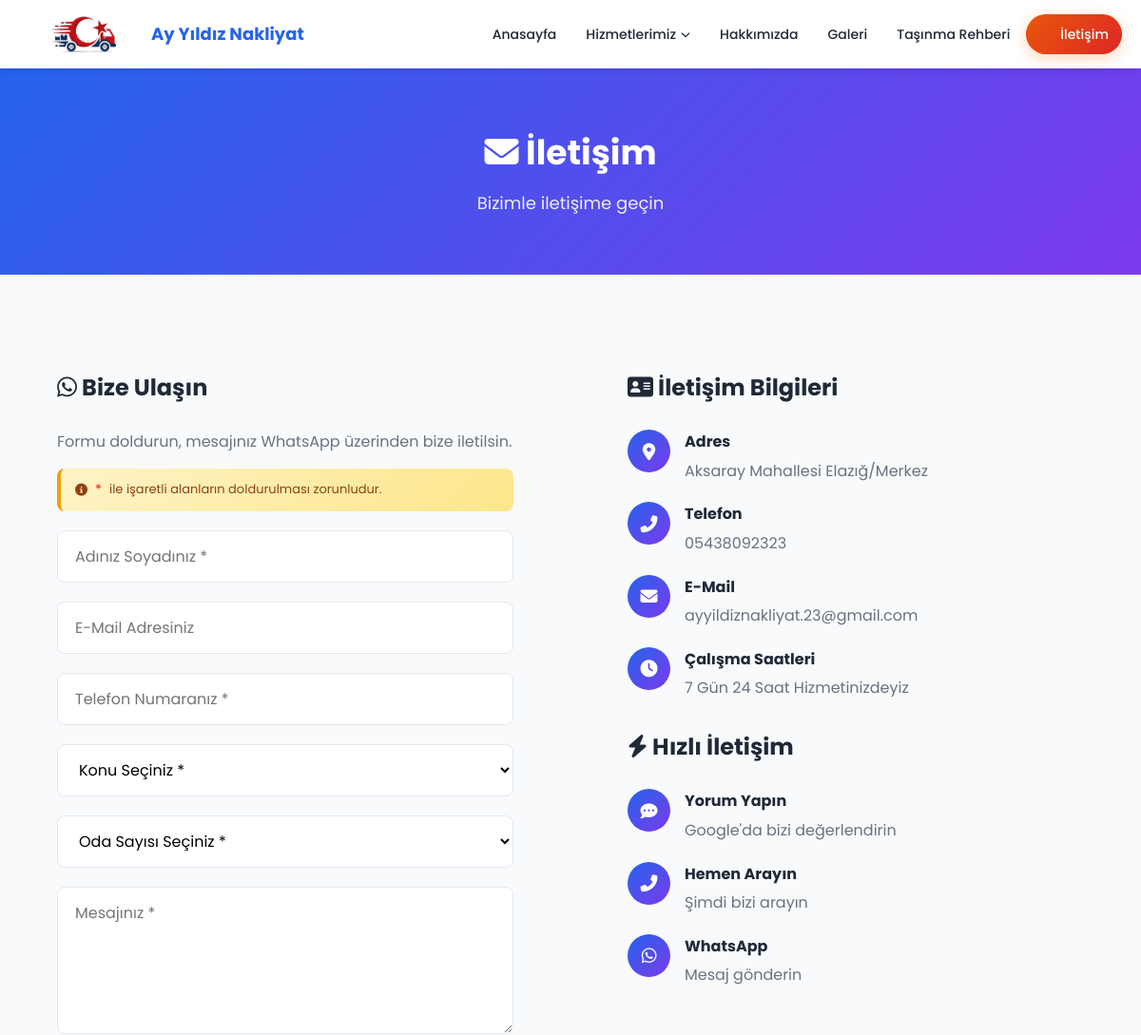
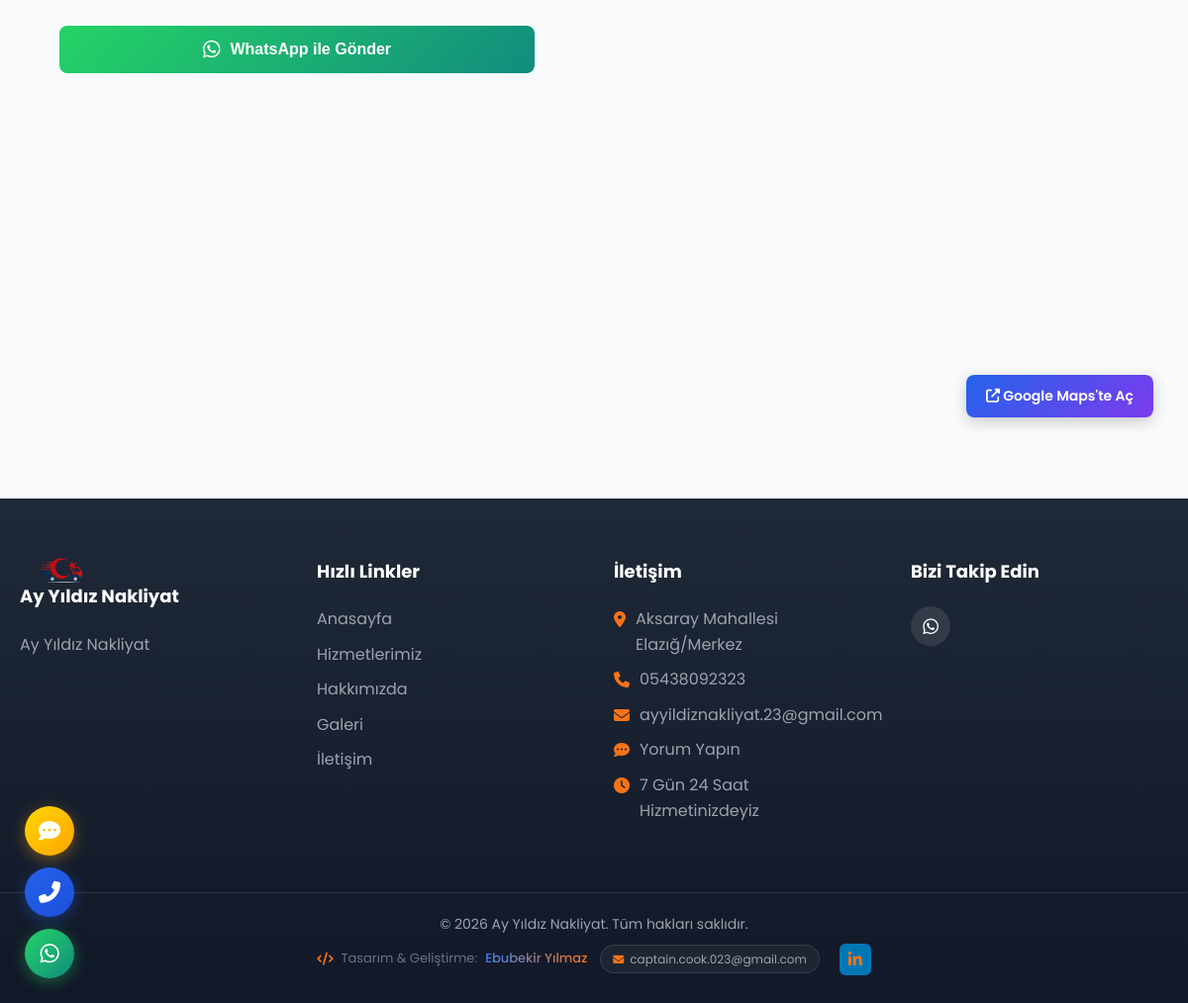
The page /iletisim/ on the database its author committed (2 pictures, top to bottom).
### core/models.py (models this page shows, shortened)
class AboutUs(models.Model):
    title = models.CharField(max_length=200, verbose_name="Başlık")
    short_content = models.TextField(verbose_name="Kısa İçerik (Anasayfa için)", max_length=500)
    full_content = models.TextField(verbose_name="Tam İçerik")
    image = models.ImageField(upload_to='about/', verbose_name="Resim", blank=True, null=True)
    logo = models.ImageField(upload_to='logo/', verbose_name="Logo", blank=True, null=True)
    company_name = models.CharField(max_length=200, verbose_name="Firma Adı", default="Nakliye Firması")
    phone = models.CharField(max_length=20, verbose_name="Telefon", blank=True)
    email = models.EmailField(verbose_name="E-Mail", blank=True)
    address = models.TextField(verbose_name="Adres", blank=True)
    working_hours = models.CharField(max_length=100, verbose_name="Çalışma Saatleri", blank=True)
    facebook = models.URLField(blank=True, verbose_name="Facebook")
    instagram = models.URLField(blank=True, verbose_name="Instagram")
    twitter = models.URLField(blank=True, verbose_name="Twitter")
    whatsapp = models.CharField(max_length=20, blank=True, verbose_name="WhatsApp")
    class Meta:
        verbose_name = "Hakkımızda"
        verbose_name_plural = "Hakkımızda"

### core/views.py (the view)
# urls.py: path('iletisim/', views.contact, name='contact'),
def contact(request):
    if request.method == 'POST':
        form = ContactForm(request.POST)
        if form.is_valid():
            contact_message = form.save()
            try:
                subject_display = dict(ContactMessage.SUBJECT_CHOICES).get(contact_message.subject, contact_message.subject)
                email_subject = f'Yeni İletişim Formu: {contact_message.name}'
                email_body = f"""Yeni bir iletişim formu dolduruldu:

👤 Ad Soyad: {contact_message.name}
📞 Telefon: {contact_message.phone}
📧 E-Mail: {contact_message.email or 'Belirtilmedi'}
📝 Konu: {subject_display}
🏠 Oda Sayısı: {contact_message.room_count}

💬 Mesaj:
{contact_message.message}

---
Bu mesaj Ay Yıldız Nakliyat web sitesinden gönderilmiştir.
Gönderim Tarihi: {contact_message.created_at.strftime('%d.%m.%Y %H:%M')}
"""
                send_mail(
                    subject=email_subject,
                    message=email_body,
                    from_email=settings.DEFAULT_FROM_EMAIL,
                    recipient_list=[settings.NOTIFICATION_EMAIL],
                    fail_silently=True,
                )
            except Exception as e:
                pass
            messages.success(request, 'Mesajınız başarıyla gönderildi. En kısa sürede size dönüş yapacağız.')
            return redirect('contact')
        else:
            messages.error(request, 'Lütfen formu doğru şekilde doldurunuz.')
    else:
        form = ContactForm()
    context = {
        'form': form,
        'about': get_about_info(),
    }
    return render(request, 'contact.html', context)

### core/views.py (called while the page is built)
def get_about_info():
    return AboutUs.objects.first()

### custom_admin/context_processors.py (called while the page is built)
def admin_context(request):
    context = {}
    if hasattr(request, 'admin_user'):
        context['unread_count'] = ContactMessage.objects.filter(is_read=False).count()
    return context

### templates/contact.html (shortened to what this page needs)
{% extends 'base.html' %}
{% load static %}
{% block content %}
<section class="page-header">
    <div class="container">
        <h1><i class="fas fa-envelope"></i> İletişim</h1>
        <p>Bizimle iletişime geçin</p>
    </div>
</section>
<section class="contact-section">
    <div class="container">
        <div class="contact-layout">
            <div class="contact-form-wrapper">
                <h3><i class="fab fa-whatsapp"></i> Bize Ulaşın</h3>
                <p style="color: var(--text-light); margin-bottom: 15px;">
                    Formu doldurun, mesajınız WhatsApp üzerinden bize iletilsin.
                </p>
                <p class="required-notice"><i class="fas fa-info-circle"></i> <span class="required-star">*</span> ile işaretli alanların doldurulması zorunludur.</p>
                <form id="contactForm" onsubmit="return sendWhatsAppMessage(event, 'contact')">
                    <div class="form-group">
                        <input type="text" name="name" id="contact_name" class="form-input" placeholder="Adınız Soyadınız *" required>
                    </div>
                    <div class="form-group">
                        <input type="email" name="email" id="contact_email" class="form-input" placeholder="E-Mail Adresiniz">
                    </div>
                    <div class="form-group">
                        <input type="tel" name="phone" id="contact_phone" class="form-input" placeholder="Telefon Numaranız *" required>
                    </div>
                    <div class="form-group">
                        <select name="subject" id="contact_subject" class="form-select" required>
                            <option value="">Konu Seçiniz *</option>
                        </select>
                    </div>
                    <div class="form-group">
                        <select name="room_count" id="contact_room_count" class="form-select" required>
                            <option value="">Oda Sayısı Seçiniz *</option>
                        </select>
                    </div>
                    <div class="form-group">
                        <textarea name="message" id="contact_message" class="form-textarea" placeholder="Mesajınız *" rows="5" required></textarea>
                    </div>
                    <button type="submit" class="btn btn-primary btn-block btn-whatsapp">
                        <i class="fab fa-whatsapp"></i> WhatsApp ile Gönder
                    </button>
                </form>
            </div>
            <div class="contact-info-wrapper">
                <h3><i class="fas fa-address-card"></i> İletişim Bilgileri</h3>
                <div class="contact-info-list">
                    <div class="contact-info-item">
                        <i class="fas fa-map-marker-alt"></i>
                        <div>
                            <h4>Adres</h4>
                            <p>{{ about.address|default:"Aksaray Mahallesi Elazığ/Merkez" }}</p>
                        </div>
                    </div>
                    <div class="contact-info-item">
                        <i class="fas fa-phone-alt"></i>
                        <div>
                            <h4>Telefon</h4>
                            <p>{{ about.phone|default:"0543 809 23 23" }}</p>
                        </div>
                    </div>
                    <div class="contact-info-item">
                        <i class="fas fa-envelope"></i>
                        <div>
                            <h4>E-Mail</h4>
                            <p>{{ about.email|default:"ayyildiznakliyat.23@gmail.com" }}</p>
                        </div>
                    </div>
                    <div class="contact-info-item">
                        <i class="fas fa-clock"></i>
                        <div>
                            <h4>Çalışma Saatleri</h4>
                            <p>7 Gün 24 Saat Hizmetinizdeyiz</p>
                        </div>
                    </div>
                </div>
                <h3 class="mt-3"><i class="fas fa-bolt"></i> Hızlı İletişim</h3>
                <div class="contact-info-list">
                    <a href="https://g.page/r/Cdt73wzSYC82EAE/review" target="_blank" class="contact-info-item contact-action-item">
                        <i class="fas fa-comment-dots"></i>
                        <div>
                            <h4>Yorum Yapın</h4>
                            <p>Google'da bizi değerlendirin</p>
                        </div>
                    </a>
                    <a href="tel:+905438092323" class="contact-info-item contact-action-item">
                        <i class="fas fa-phone-alt"></i>
                        <div>
                            <h4>Hemen Arayın</h4>
                            <p>Şimdi bizi arayın</p>
                        </div>
                    </a>
                    <a href="https://wa.me/905438092323" target="_blank" class="contact-info-item contact-action-item">
                        <i class="fab fa-whatsapp"></i>
                        <div>
                            <h4>WhatsApp</h4>
                            <p>Mesaj gönderin</p>
                        </div>
                    </a>
                </div>
            </div>
        </div>
        <div class="map-container mt-3">
            <iframe
                src="https://www.google.com/maps/embed?pb=!1m18!1m12!1m3!1d3085.5!2d39.2191!3d38.6755!2m3!1f0!2f0!3f0!3m2!1i1024!2i768!4f13.1!3m3!1m2!1s0x407f5e5038e1d9d9%3A0x36602fd20cdf7bdb!2sAy%20Y%C4%B1ld%C4%B1z%20Nakliyat!5e0!3m2!1str!2str!4v1703850000000!5m2!1str!2str"
                allowfullscreen=""
                loading="lazy"
>
            </iframe>
            <div class="map-overlay">
                <a href="https://maps.app.goo.gl/7GNNFbyc42Dp4je7A" target="_blank" class="btn btn-primary">
                    <i class="fas fa-external-link-alt"></i> Google Maps'te Aç
                </a>
            </div>
        </div>
    </div>
</section>
{% endblock %}

### templates/base.html (shortened to what this page needs)
{% load static %}
<!DOCTYPE html>
<html lang="tr">
<head>
    <link rel="stylesheet" href="https://cdnjs.cloudflare.com/ajax/libs/font-awesome/6.4.0/css/all.min.css">
    <link rel="stylesheet" href="{% static 'css/style.css' %}">
</head>
<body>
    <header class="header">
        <div class="header-main">
            <div class="container">
                <div class="header-main-content">
                    <div class="logo">
                        <a href="{% url 'home' %}">
                            {% if about.logo %}
                            <img src="{{ about.logo.url }}" alt="{{ about.company_name|default:'Ay Yıldız Nakliyat' }} Logo" class="logo-img">
                            {% else %}
                            <i class="fas fa-truck-moving logo-icon"></i>
                            {% endif %}
                            <h1>{{ about.company_name|default:"Ay Yıldız Nakliyat" }}</h1>
                        </a>
                    </div>
                    <nav class="main-nav" id="mainNav">
                        <ul>
                            <li><a href="{% url 'home' %}" class="nav-link {% if request.resolver_match.url_name == 'home' %}active{% endif %}"><span>Anasayfa</span></a></li>
                            <li class="has-dropdown">
                                <a href="{% url 'services' %}" class="nav-link {% if request.resolver_match.url_name == 'services' %}active{% endif %}">
                                    <span>Hizmetlerimiz</span> <i class="fas fa-chevron-down dropdown-icon"></i>
                                </a>
                            </li>
                            <li><a href="{% url 'about' %}" class="nav-link {% if request.resolver_match.url_name == 'about' %}active{% endif %}"><span>Hakkımızda</span></a></li>
                            <li><a href="{% url 'gallery' %}" class="nav-link {% if request.resolver_match.url_name == 'gallery' %}active{% endif %}"><span>Galeri</span></a></li>
                            <li><a href="{% url 'guide' %}" class="nav-link {% if request.resolver_match.url_name == 'guide' %}active{% endif %}"><span>Taşınma Rehberi</span></a></li>
                            <li><a href="{% url 'contact' %}" class="nav-link contact-btn {% if request.resolver_match.url_name == 'contact' %}active{% endif %}"><i class="fas fa-phone"></i> <span>İletişim</span></a></li>
                        </ul>
                    </nav>
                </div>
            </div>
        </div>
    </header>
    <main class="main-content">
        {% block content %}{% endblock %}
    </main>
    <footer class="footer">
        <div class="footer-main">
            <div class="container">
                <div class="footer-grid">
                    <div class="footer-section">
                        <h3>{% if about.logo %}<img src="{{ about.logo.url }}" alt="Logo" class="footer-logo-img">{% else %}<i class="fas fa-truck-moving"></i>{% endif %} {{ about.company_name|default:"Ay Yıldız Nakliyat" }}</h3>
                        <p>{{ about.short_content|default:"Profesyonel nakliye hizmetleri ile eşyalarınız güvende. Halis Yılmaz yönetiminde güvenilir taşımacılık." }}</p>
                    </div>
                    <div class="footer-section">
                        <h4>Hızlı Linkler</h4>
                        <ul>
                            <li><a href="{% url 'home' %}">Anasayfa</a></li>
                            <li><a href="{% url 'services' %}">Hizmetlerimiz</a></li>
                            <li><a href="{% url 'about' %}">Hakkımızda</a></li>
                            <li><a href="{% url 'gallery' %}">Galeri</a></li>
                            <li><a href="{% url 'contact' %}">İletişim</a></li>
                        </ul>
                    </div>
                    <div class="footer-section">
                        <h4>İletişim</h4>
                        <ul class="contact-list">
                            <li><i class="fas fa-map-marker-alt"></i> {{ about.address|default:"Elazığ, Türkiye" }}</li>
                            <li><i class="fas fa-phone"></i> <a href="tel:+90{{ about.phone|default:'5438092323' }}">{{ about.phone|default:"0543 809 23 23" }}</a></li>
                            <li><i class="fas fa-envelope"></i> <a href="mailto:{{ about.email|default:'ayyildiznakliyat.23@gmail.com' }}">{{ about.email|default:"ayyildiznakliyat.23@gmail.com" }}</a></li>
                            <li><i class="fas fa-comment-dots"></i> <a href="https://g.page/r/Cdt73wzSYC82EAE/review" target="_blank">Yorum Yapın</a></li>
                            <li><i class="fas fa-clock"></i> 7 Gün 24 Saat Hizmetinizdeyiz</li>
                        </ul>
                    </div>
                    <div class="footer-section">
                        <h4>Bizi Takip Edin</h4>
                        <div class="footer-social">
                            <a href="https://wa.me/905438092323" target="_blank" title="WhatsApp"><i class="fab fa-whatsapp"></i></a>
                        </div>
                    </div>
                </div>
            </div>
        </div>
        <div class="footer-bottom">
            <div class="container">
                <p>&copy; {% now "Y" %} {{ about.company_name|default:"Ay Yıldız Nakliyat" }}. Tüm hakları saklıdır.</p>
                <p class="developer-credit">
                    <i class="fas fa-code"></i> Tasarım & Geliştirme: <span>Ebubekir Yılmaz</span>
                    <a href="mailto:captain.cook.023@gmail.com" class="developer-email">
                        <i class="fas fa-envelope"></i> captain.cook.023@gmail.com
                    </a>
                    <a href="https://www.linkedin.com/in/ebubekir-y%C4%B1lmaz-2691913a8" target="_blank" class="developer-linkedin" title="LinkedIn Profili">
                        <i class="fab fa-linkedin-in"></i>
                    </a>
                </p>
            </div>
        </div>
    </footer>
    <div class="floating-buttons">
        <a href="https://g.page/r/Cdt73wzSYC82EAE/review" target="_blank" class="float-btn review-float" title="Google'da Yorum Yapın">
            <i class="fas fa-comment-dots"></i>
        </a>
        <a href="tel:+905438092323" class="float-btn phone-float" title="Hemen Arayın">
            <i class="fas fa-phone-alt"></i>
        </a>
        <a href="https://wa.me/{{ about.whatsapp|default:'905438092323' }}?text=Merhaba%20sitenizden%20ulaştım%20fiyat%20bilgisi%20almak%20istiyorum." target="_blank" class="float-btn whatsapp-float" title="WhatsApp ile iletişime geçin">
            <i class="fab fa-whatsapp"></i>
        </a>
    </div>
</body>
</html>

### rows shown on the page
AboutUs: logo (picture), company_name "Ay Yıldız Nakliyat", address "Aksaray Mahallesi Elazığ/Merkez", phone "05438092323", email "ayyildiznakliyat.23@gmail.com", short_content "Ay Yıldız Nakliyat"
